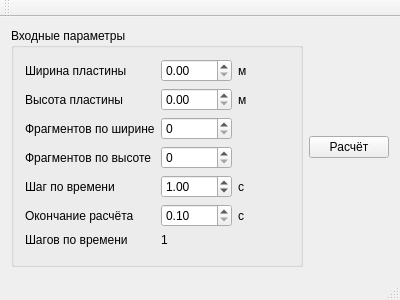
<?xml version="1.0" encoding="UTF-8"?>
<ui version="4.0">
 <class>MainWindow</class>
 <widget class="QMainWindow" name="MainWindow">
  <property name="geometry">
   <rect>
    <x>0</x>
    <y>0</y>
    <width>400</width>
    <height>300</height>
   </rect>
  </property>
  <property name="windowTitle">
   <string>MainWindow</string>
  </property>
  <widget class="QWidget" name="centralWidget">
   <layout class="QGridLayout" name="gridLayout_2">
    <item row="0" column="0">
     <widget class="QGroupBox" name="groupBox">
      <property name="title">
       <string>Входные параметры</string>
      </property>
      <layout class="QGridLayout" name="gridLayout">
       <item row="4" column="1">
        <widget class="QDoubleSpinBox" name="timeStepSizeSpn">
         <property name="minimum">
          <double>0.010000000000000</double>
         </property>
         <property name="singleStep">
          <double>0.010000000000000</double>
         </property>
         <property name="value">
          <double>1.000000000000000</double>
         </property>
        </widget>
       </item>
       <item row="0" column="3">
        <spacer name="horizontalSpacer">
         <property name="orientation">
          <enum>Qt::Horizontal</enum>
         </property>
         <property name="sizeHint" stdset="0">
          <size>
           <width>40</width>
           <height>20</height>
          </size>
         </property>
        </spacer>
       </item>
       <item row="1" column="0">
        <widget class="QLabel" name="label_4">
         <property name="text">
          <string>Высота пластины</string>
         </property>
         <property name="buddy">
          <cstring>heightSpn</cstring>
         </property>
        </widget>
       </item>
       <item row="7" column="0">
        <spacer name="verticalSpacer">
         <property name="orientation">
          <enum>Qt::Vertical</enum>
         </property>
         <property name="sizeHint" stdset="0">
          <size>
           <width>20</width>
           <height>40</height>
          </size>
         </property>
        </spacer>
       </item>
       <item row="4" column="0">
        <widget class="QLabel" name="label_7">
         <property name="text">
          <string>Шаг по времени</string>
         </property>
         <property name="buddy">
          <cstring>timeStepSizeSpn</cstring>
         </property>
        </widget>
       </item>
       <item row="2" column="0">
        <widget class="QLabel" name="label_5">
         <property name="text">
          <string>Фрагментов по ширине</string>
         </property>
         <property name="buddy">
          <cstring>widthFragmentCountSpn</cstring>
         </property>
        </widget>
       </item>
       <item row="5" column="0">
        <widget class="QLabel" name="label_8">
         <property name="text">
          <string>Окончание расчёта</string>
         </property>
         <property name="buddy">
          <cstring>endTimeSpn</cstring>
         </property>
        </widget>
       </item>
       <item row="2" column="1">
        <widget class="QSpinBox" name="widthFragmentCountSpn"/>
       </item>
       <item row="3" column="1">
        <widget class="QSpinBox" name="heightFragmentCountSpn"/>
       </item>
       <item row="6" column="1">
        <widget class="QLabel" name="timeStepCountLbl">
         <property name="text">
          <string>1</string>
         </property>
        </widget>
       </item>
       <item row="6" column="0">
        <widget class="QLabel" name="label_9">
         <property name="text">
          <string>Шагов по времени</string>
         </property>
        </widget>
       </item>
       <item row="5" column="1">
        <widget class="QDoubleSpinBox" name="endTimeSpn">
         <property name="minimum">
          <double>0.100000000000000</double>
         </property>
         <property name="maximum">
          <double>3600.000000000000000</double>
         </property>
        </widget>
       </item>
       <item row="0" column="1">
        <widget class="QDoubleSpinBox" name="widthSpn"/>
       </item>
       <item row="1" column="1">
        <widget class="QDoubleSpinBox" name="heightSpn"/>
       </item>
       <item row="0" column="0">
        <widget class="QLabel" name="label">
         <property name="text">
          <string>Ширина пластины</string>
         </property>
         <property name="buddy">
          <cstring>widthSpn</cstring>
         </property>
        </widget>
       </item>
       <item row="1" column="2">
        <widget class="QLabel" name="label_3">
         <property name="text">
          <string>м</string>
         </property>
        </widget>
       </item>
       <item row="0" column="2">
        <widget class="QLabel" name="label_2">
         <property name="text">
          <string>м</string>
         </property>
        </widget>
       </item>
       <item row="3" column="0">
        <widget class="QLabel" name="label_6">
         <property name="text">
          <string>Фрагментов по высоте</string>
         </property>
         <property name="buddy">
          <cstring>heightFragmentCountSpn</cstring>
         </property>
        </widget>
       </item>
       <item row="4" column="2">
        <widget class="QLabel" name="label_12">
         <property name="text">
          <string>с</string>
         </property>
        </widget>
       </item>
       <item row="5" column="2">
        <widget class="QLabel" name="label_13">
         <property name="text">
          <string>с</string>
         </property>
        </widget>
       </item>
      </layout>
     </widget>
    </item>
    <item row="0" column="1">
     <widget class="QPushButton" name="solveBtn">
      <property name="text">
       <string>Расчёт</string>
      </property>
     </widget>
    </item>
   </layout>
  </widget>
  <widget class="QMenuBar" name="menuBar">
   <property name="geometry">
    <rect>
     <x>0</x>
     <y>0</y>
     <width>400</width>
     <height>21</height>
    </rect>
   </property>
  </widget>
  <widget class="QToolBar" name="mainToolBar">
   <attribute name="toolBarArea">
    <enum>TopToolBarArea</enum>
   </attribute>
   <attribute name="toolBarBreak">
    <bool>false</bool>
   </attribute>
  </widget>
  <widget class="QStatusBar" name="statusBar"/>
 </widget>
 <layoutdefault spacing="6" margin="11"/>
 <resources/>
 <connections/>
</ui>
